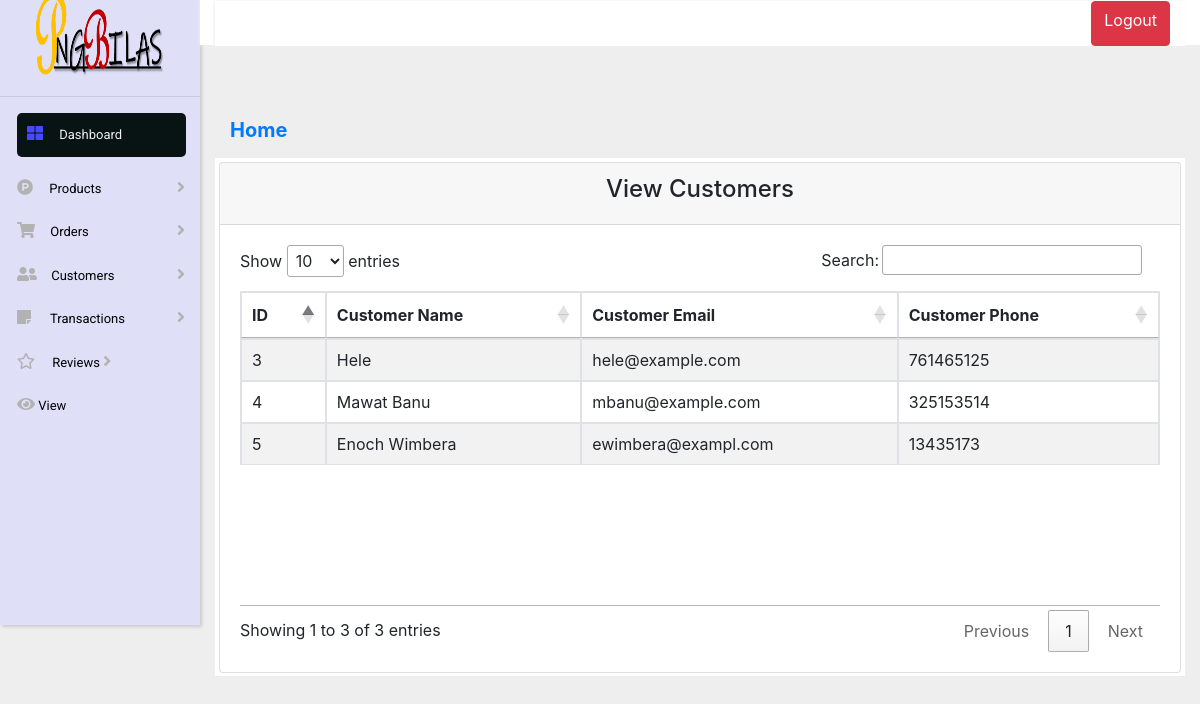
Before: /admin/Index/customerview.php with the older database file.
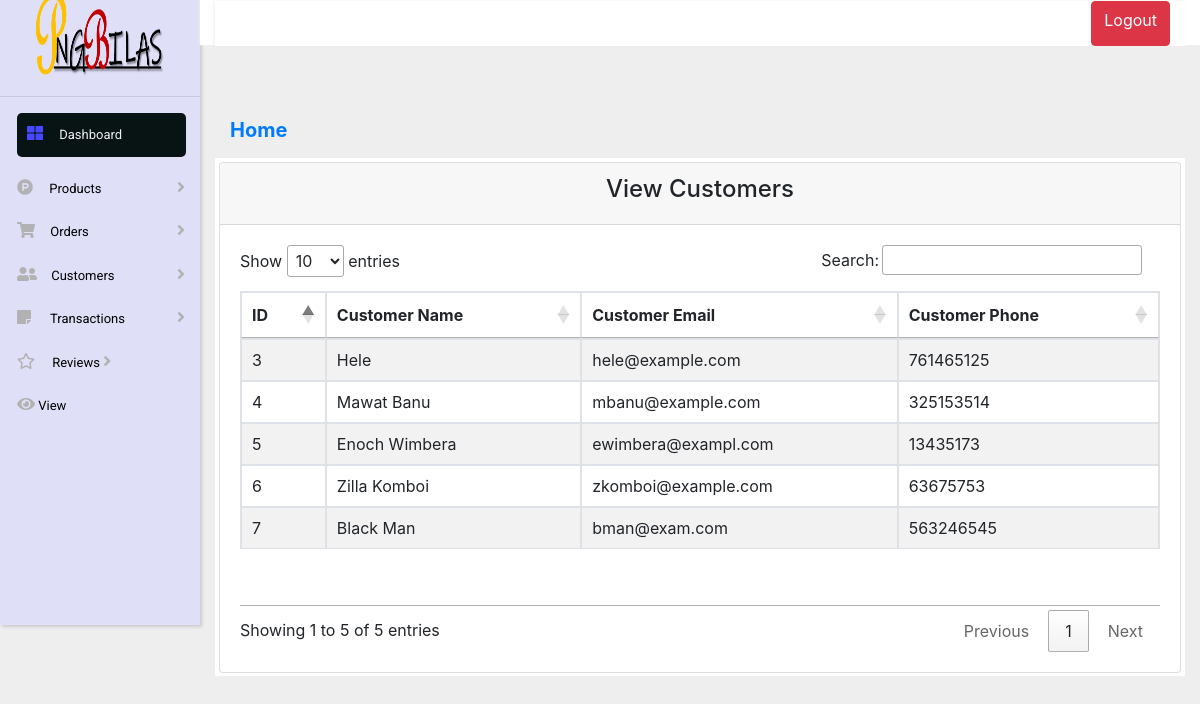
After: the same page with the newer database file.
### tables this page shows
CREATE TABLE `user` (
  `ID` int(5) NOT NULL,
  `customer_name` varchar(20) NOT NULL,
  `customer_mail` varchar(30) NOT NULL,
  `customer_phone` int(10) NOT NULL,
  `username` varchar(20) NOT NULL,
  `password` varchar(20) NOT NULL
);

### admin/Index/customerview.php (the view, shortened to what this page needs)
<?php
include 'include/header.php';
include 'include/sidebar.php';
include 'include/top-header.php';
?>
<div class="container-fluid body-area mt-5">
  <div class="row mt-2">
    <div class="col-md-12 col-sm-12">
      <h5 class="pt-4"><a href="/E-Commerce/admin/Index/index.php" style="text-decoration: none; font-weight: bold;">Home</a>
      </h5>
    </div>
  </div>
  <div class="row">
    <div class="col-md-12 col-sm-12 view-area mt-2 p-1">
      <div class="card">
        <div class="card-header">
          <h4 class="text-center">View Customers</h4>
        </div>
        <div class="card-body">
          <table id="dtBasicExample"
            class="table table-responsive table-striped table-bordered  w-100 d-block d-md-table" cellspacing="0"
            width="100%">
            <thead>
              <th class="th-sm">ID
              </th>
              <th class="th-sm">Customer Name
              </th>
              <th class="th-sm">Customer Email
              </th>
              <th class="th-sm">Customer Phone
              </th>
            </thead>
            <tbody>
              <?php
            include 'Sql/config.php';
            ?>
              <?php
            $sql = "SELECT * FROM user";
            $table = mysqli_query($conn, $sql);
            if(mysqli_num_rows($table)>0){
                while ($row = mysqli_fetch_array($table)) {
                 ?>
              <tr>
                <td>
                  <?php echo $row['ID'];?>
                </td>
                <td>
                  <?php echo $row['customer_name'];?>
                </td>
                <td>
                  <?php echo $row['customer_mail'];?>
                </td>
               <td>
                  <?php echo $row['customer_phone'];?>
                </td>
              </tr>
              <?php
                            }
                          }
                          ?>
            </tbody>
          </table>
        </div>
      </div>
    </div>
  </div>
</div>
</div>
<?php
include 'include/footer.php';
?>

Changed rows visible on the page:
added user: ID "6", customer_name "Zilla Komboi", customer_mail "zkomboi@example.com", customer_phone "63675753"
added user: ID "7", customer_name "Black Man", customer_mail "bman@exam.com", customer_phone "563246545"
Other visible differences:
text written by a page script: "Show entries Search: Showing 1 to 3 of 3 entries Previous 1 Next" → "Show entries Search: Showing 1 to 5 of 5 entries Previous 1 Next"
